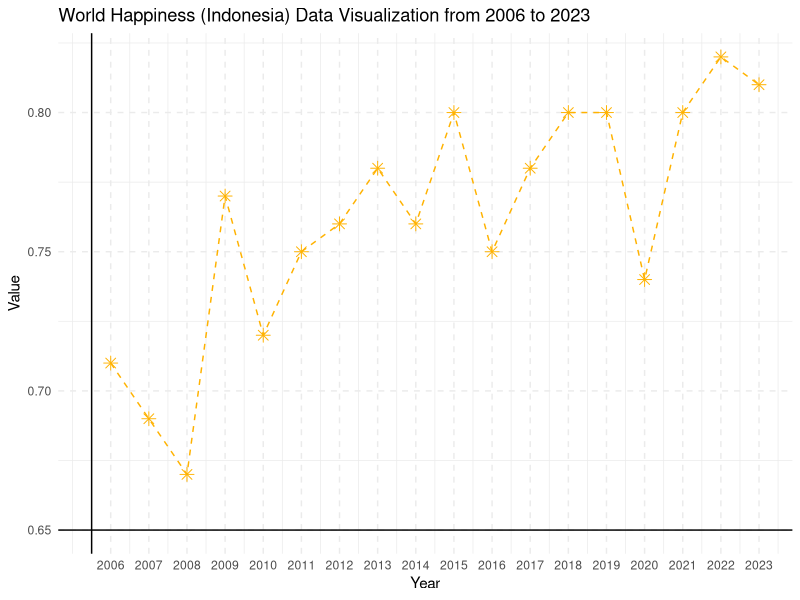
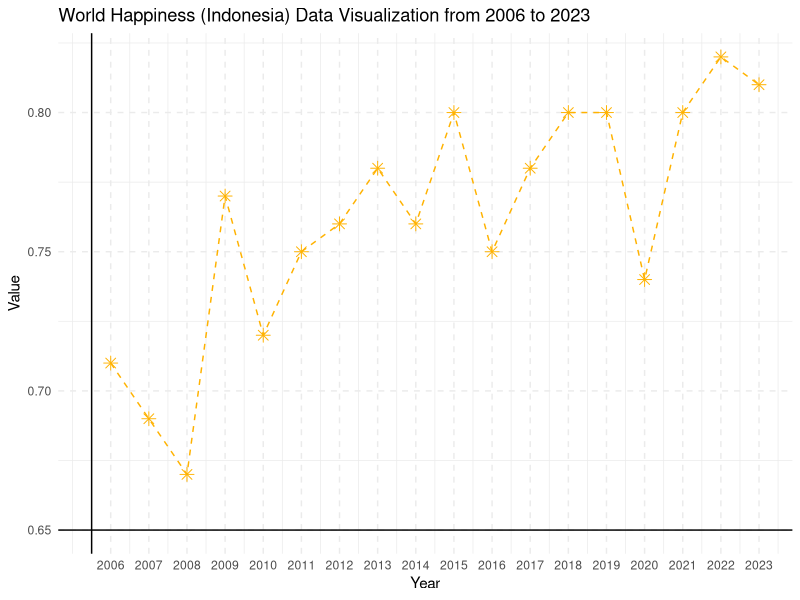

These charts were generated, in order, by the following R code:
# Memuat library yang diperlukan
library(ggplot2)

# Data yang diberikan
x <- c(
    2006:2023
)
y <- c(
    0.71, 0.69, 0.67,
    0.77, 0.72, 0.75,
    0.76, 0.78, 0.76,
    0.80, 0.75, 0.78,
    0.80, 0.80, 0.74,
    0.80, 0.82, 0.81
)

# Membuat data frame
data <- data.frame(Year = x, Value = y)

# Membuat plot dengan marker '*' dan garis putus-putus '--'
plot <- ggplot(data, aes(x = Year, y = Value)) +
    geom_line(color = "#FFB200", linetype = "dashed") + # Garis putus-putus
    geom_point(shape = 8, size = 3, color = "#FFB200") + # Marker '*'
    labs(
        x = "Year", y = "Value",
        title = "World Happiness (Indonesia) Data Visualization from 2006 to 2023"
    ) +
    scale_x_continuous(breaks = seq(2006, 2023, by = 1)) + # Menampilkan semua tahun
    theme(
        axis.title.x = element_text(color = "darkred"),
        axis.title.y = element_text(color = "darkred"),
        plot.title = element_text(face = "bold", color = "#8D493A"),
        axis.text.x = element_text(angle = 45, hjust = 1)
    ) + # Memutar label sumbu X
    theme_minimal() + # Tema minimal
    theme(panel.grid.major = element_line(linetype = "dashed")) + # Mengatur grid
    geom_vline(xintercept = min(x) - 0.5, color = "black") + # Garis vertikal di tepi kiri
    geom_hline(yintercept = min(y) - 0.02, color = "black") # Garis horizontal di tepi bawah

# Menyimpan hasil sebagai gambar
ggsave("hasil_linechart.png", plot = plot)

# Menampilkan plot
print(plot)
